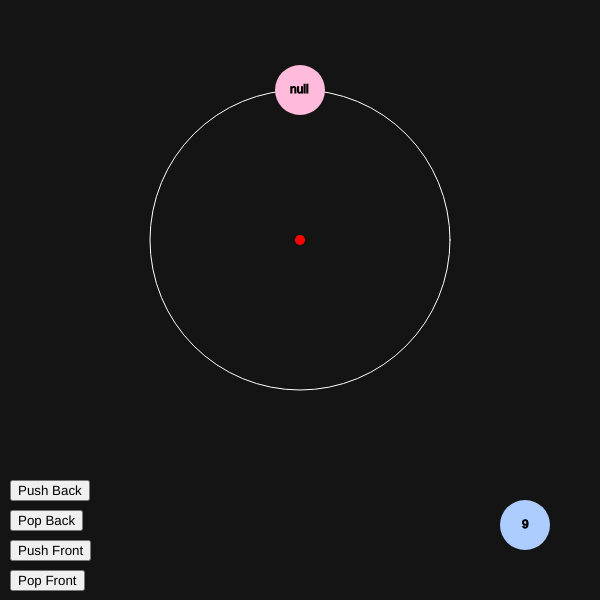
Frame 1 (no input)
Frame 60 (no input): identical to frame 1, image omitted
Frame 120 (the mouse pressed at the canvas centre since frame 60): identical to frame 1, image omitted

The p5.js sketch that drew this single still picture (run headless with seeded random() and noise() and a simulated clock; from frame 60 on, the mouse is pressed at the canvas centre):

// p5.js sketch
// ── sketch.js
var circularDeque;
var randomRange = 9;
var nodeNumber = Math.floor(Math.random() * randomRange) + 1;
var canvasWidth = 600;
var canvasHeight = 600;
var bigRadius = Math.min(canvasWidth, canvasHeight) / 4;
var lastPress = "";

function pushBack() {
    circularDeque.pushBack(nodeNumber);
    nodeNumber = Math.floor(Math.random() * randomRange) + 1;
    lastPress = "pushBack";
}

function popBack() {
    circularDeque.popBack();
    lastPress = "popBack";
}

function pushFront() {
    circularDeque.pushFront(nodeNumber);
    nodeNumber = Math.floor(Math.random() * randomRange) + 1;
    lastPress = "pushFront";
}

function popFront() {
    circularDeque.popFront();
    lastPress = "popFront";
}

function setup() {
    circularDeque = new CircularDeque();
    createCanvas(canvasWidth, canvasHeight);

    let pushBackButton = createButton("Push Back");
    let popBackButton = createButton("Pop Back");
    let pushFrontButton = createButton("Push Front");
    let popFrontButton = createButton("Pop Front");
    
    pushBackButton.position(10, canvasHeight - 120);
    popBackButton.position(10, canvasHeight - 90);
    pushFrontButton.position(10, canvasHeight - 60);
    popFrontButton.position(10, canvasHeight - 30);

    pushBackButton.mousePressed(pushBack);
    popBackButton.mousePressed(popBack);
    pushFrontButton.mousePressed(pushFront);
    popFrontButton.mousePressed(popFront);
}

function draw() {
    background(20);


    noStroke();
    fill(173, 204, 255);
    ellipse(canvasWidth - 75, canvasHeight - 75, 50);
    
    stroke(0);
    fill(0, 0, 0);

    textSize(12);
    let txt = "" + (nodeNumber);
    text(txt, canvasWidth - 78, canvasHeight - 72);
    
    drawDeque(canvasWidth / 2, canvasHeight * 0.4, circularDeque);
}

function drawDeque(centerWidth, centerHeight, cd) {

    noStroke();
    fill(255, 0, 0);
    ellipse(canvasWidth / 2, canvasHeight * 0.4, 10);
    
    stroke(255);
    noFill();
    ellipse(centerWidth, centerHeight, 2 * bigRadius);

    let it = circularDeque.getIterator();
    
    noStroke();
    fill(255, 186, 220);
    ellipse(centerWidth, centerHeight - bigRadius, 50);

    let txt = "null";

    stroke(0);
    fill(0, 0, 0);
    text(txt, centerWidth - 10, centerHeight + 3 - bigRadius);
    
    let startTheta = -1 * Math.PI / 2
    let deltaTheta = 2 * Math.PI / (circularDeque.numElements() + 1);
    
    for (let i = 1; i <= circularDeque.numElements(); i++) {
        
        let x = centerWidth + (bigRadius * cos(startTheta + (i * deltaTheta)));
        let y = centerHeight + (bigRadius * sin(startTheta + (i * deltaTheta)));

        fill(195, 247, 192);
        noStroke();
        ellipse(x, y, 50);

        let txt = "" + it.nextElement();
        
        fill(0, 0, 0);
        stroke(0);
        text(txt, x - 3, y + 3);
    }
}

// ── CircularDeque.js
class Node {
    constructor(val=null) {
        this.val = val;
        this.left = null;
        this.right = null;
    }
}

class DequeIterator {
    constructor(start) {
        this.end = start;
        this.startPtr = this.end.right;
    }

    nextElement() {
        if (!this.hasNextElement()) {
            return null;
        }
        let grabbed = this.startPtr.val;
        this.startPtr = this.startPtr.right;
        return grabbed;
    }

    hasNextElement() {
        return this.startPtr != this.end;
    }
}


class CircularDeque {
    constructor() {
        this.size = 0;
        this.start = new Node();
        this.start.right = this.start;
        this.start.left = this.start;
    }

    insertBetween(lhs, rhs, target) {
        target.left = lhs;
        target.right = rhs;
        rhs.left = target;
        lhs.right = target;
        this.size++;
    }
    
    pushBack(val) {
        this.insertBetween(this.start, this.start.right, new Node(val));
    }

    pushFront(val) {
        this.insertBetween(this.start.left, this.start, new Node(val));
    }

    front() {
        return this.start.left.val;
    }

    back() {
        return this.start.right.val;
    }

    empty() {
        return this.size == 0;
    }

    numElements() {
        return this.size;
    }

    popBack() {
        if (this.empty()) return false;
        this.start.right = this.start.right.right;
        this.start.right.left = this.start;
        this.size--;
        return true;
    }

    popFront() {
        if (this.empty()) return false;
        this.start.left = this.start.left.left;
        this.start.left.right = this.start;
        this.size--;
        return true;
    }

    getIterator() {
        return new DequeIterator(this.start);
    }
}
